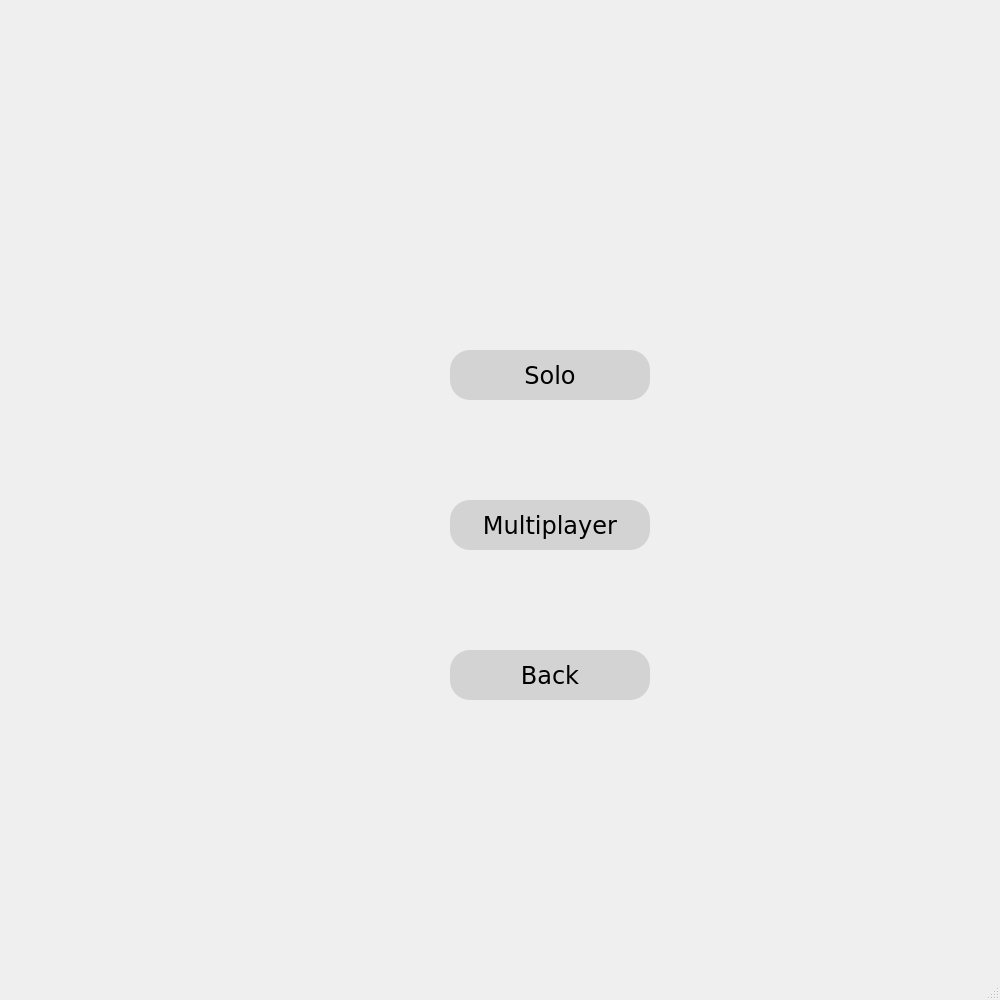
<?xml version="1.0" encoding="UTF-8"?>
<ui version="4.0">
 <class>MainMenu</class>
 <widget class="QMainWindow" name="MainMenu">
  <property name="geometry">
   <rect>
    <x>0</x>
    <y>0</y>
    <width>1000</width>
    <height>1000</height>
   </rect>
  </property>
  <property name="windowTitle">
   <string>MainWindow</string>
  </property>
  <widget class="QWidget" name="centralwidget">
   <widget class="QPushButton" name="SoloButton">
    <property name="geometry">
     <rect>
      <x>450</x>
      <y>350</y>
      <width>200</width>
      <height>50</height>
     </rect>
    </property>
    <property name="styleSheet">
     <string notr="true">QPushButton {
        background-color: lightgray;
        font-family: Verdana;
        font-size: 24px;
        border-radius: 20px;
        min-width: 200px; /* Set the minimum width */
        min-height: 50px; /* Set the minimum height */
		position: absolute;
   		 left: 100px;
   		 top: 200px;
    }

    QPushButton:hover {
        background-color: rgb(203, 255, 255);
}</string>
    </property>
    <property name="text">
     <string>Solo</string>
    </property>
   </widget>
   <widget class="QPushButton" name="MultiplayerButton">
    <property name="geometry">
     <rect>
      <x>450</x>
      <y>500</y>
      <width>200</width>
      <height>50</height>
     </rect>
    </property>
    <property name="styleSheet">
     <string notr="true">QPushButton {
        background-color: lightgray;
        font-family: Verdana;
        font-size: 24px;
        border-radius: 20px;
        min-width: 200px; /* Set the minimum width */
        min-height: 50px; /* Set the minimum height */
		position: absolute;
   		 left: 100px;
   		 top: 200px;
    }

    QPushButton:hover {
        background-color: rgb(203, 255, 255);
}</string>
    </property>
    <property name="text">
     <string>Multiplayer</string>
    </property>
   </widget>
   <widget class="QPushButton" name="BackButton">
    <property name="geometry">
     <rect>
      <x>450</x>
      <y>650</y>
      <width>200</width>
      <height>50</height>
     </rect>
    </property>
    <property name="styleSheet">
     <string notr="true">QPushButton {
        background-color: lightgray;
        font-family: Verdana;
        font-size: 24px;
        border-radius: 20px;
        min-width: 200px; /* Set the minimum width */
        min-height: 50px; /* Set the minimum height */
		position: absolute;
   		 left: 100px;
   		 top: 200px;
    }

    QPushButton:hover {
        background-color: rgb(203, 255, 255);
}</string>
    </property>
    <property name="text">
     <string>Back</string>
    </property>
   </widget>
  </widget>
  <widget class="QStatusBar" name="statusbar"/>
 </widget>
 <resources/>
 <connections/>
</ui>
